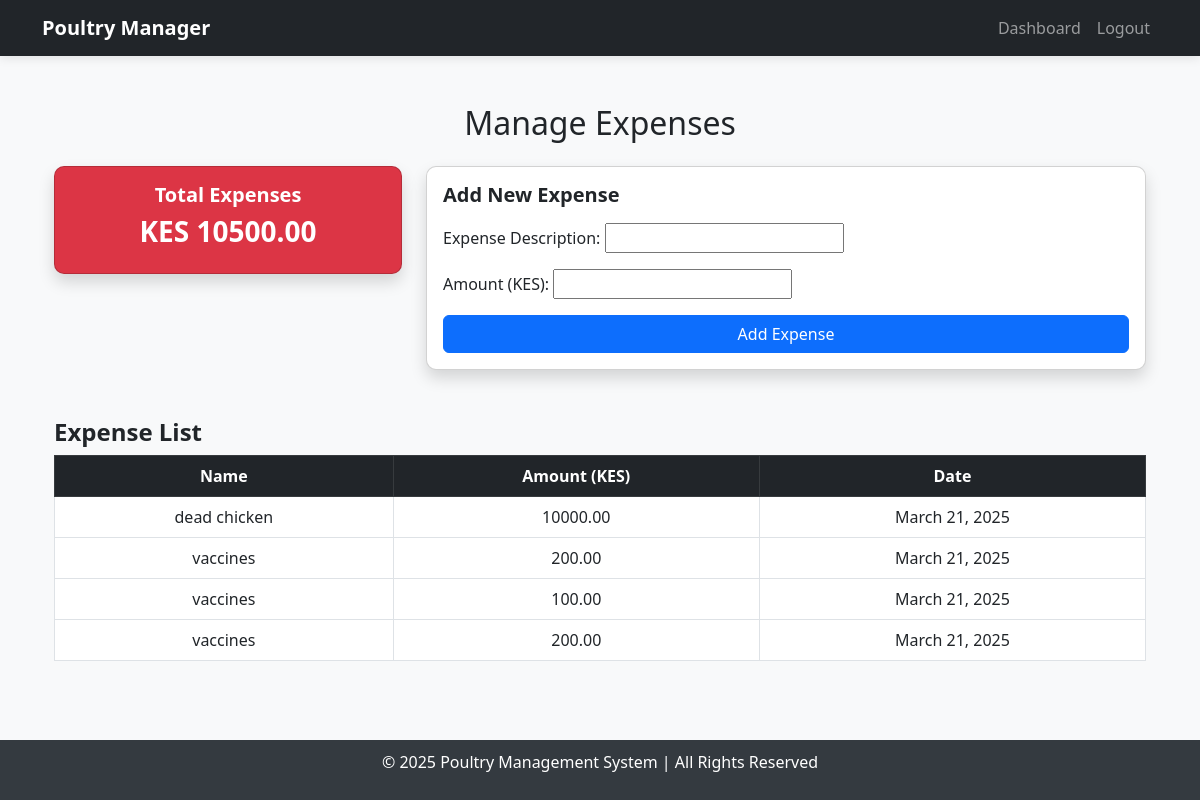
The page /expenses/ (signed in) on the database its author committed.
### poultry/models.py (models this page shows, shortened)
class Expense(models.Model):
    description = models.CharField(max_length=200)
    amount = models.FloatField()
    related_sale = models.ForeignKey(Sale, on_delete=models.SET_NULL, null=True, blank=True)
    date = models.DateField(auto_now_add=True)

### poultry/views.py (the view)
# urls.py: path("expenses/", expenses_list, name="expenses_list"),
@login_required
def expenses_list(request):
    expenses = Expense.objects.all()
    total_expenses = sum(exp.amount for exp in expenses)
    if request.method == "POST":
        form = ExpenseForm(request.POST)
        if form.is_valid():
            form.save()
            messages.success(request, "Expense added successfully!")
            return redirect("expenses_list")
    else:
        form = ExpenseForm()
    context = {
        "expenses": expenses,
        "total_expenses": total_expenses,
        "form": form
    }
    return render(request, "poultry/expenses.html", context)

### poultry/forms.py
class ExpenseForm(forms.ModelForm):
    class Meta:
        model = Expense
        fields = ['description', 'amount']
        labels = {
            'description': 'Expense Description',
            'amount': 'Amount (KES)'
        }

### poultry/templates/poultry/expenses.html (shortened to what this page needs)
{% extends 'base.html' %}
{% block content %}
<div class="container mt-4">
    <h2 class="text-center mb-4">Manage Expenses</h2>
    <div class="row g-4">
        <div class="col-md-4">
            <div class="card shadow bg-danger text-white text-center">
                <div class="card-body">
                    <h5 class="fw-bold">Total Expenses</h5>
                    <h3 class="fw-bold">KES {{ total_expenses|floatformat:2 }}</h3>
                </div>
            </div>
        </div>
        <div class="col-md-8">
            <div class="card shadow">
                <div class="card-body">
                    <h5 class="fw-bold">Add New Expense</h5>
                    <form method="POST" class="mt-3">
                        <div class="mb-3">{{ form.as_p }}</div>
                        <button type="submit" class="btn btn-primary w-100">Add Expense</button>
                    </form>
                </div>
            </div>
        </div>
    </div>
    <div class="mt-5">
        <h4 class="fw-bold">Expense List</h4>
        <div class="table-responsive">
            <table class="table table-hover table-bordered text-center align-middle">
                <thead class="table-dark">
                    <tr>
                        <th>Name</th>
                        <th>Amount (KES)</th>
                        <th>Date</th>
                    </tr>
                </thead>
                <tbody>
                    {% for expense in expenses %}
                    <tr>
                        <td>{{ expense.description }}</td>
                        <td>{{ expense.amount|floatformat:2 }}</td>
                        <td>{{ expense.date }}</td>
                    </tr>
                    {% empty %}
                    <tr>
                        <td colspan="3" class="text-center text-muted">No expenses recorded.</td>
                    </tr>
                    {% endfor %}
                </tbody>
            </table>
        </div>
    </div>
</div>
{% endblock %}

### poultry/templates/base.html (style rules this page uses)
body { display: flex; flex-direction: column; min-height: 100vh; background-color: #f8f9fa; }
.card { border-radius: 10px; transition: transform 0.2s; }

### rows shown on the page
Expense: description "dead chicken", amount "10000.00", date "March 21, 2025"
Expense: description "vaccines", amount "200.00", date "March 21, 2025"
Expense: description "vaccines", amount "100.00", date "March 21, 2025"
Expense: description "vaccines", amount "200.00", date "March 21, 2025"

### other values the page prints
{{ total_expenses|floatformat:2 }} "10500.00"
